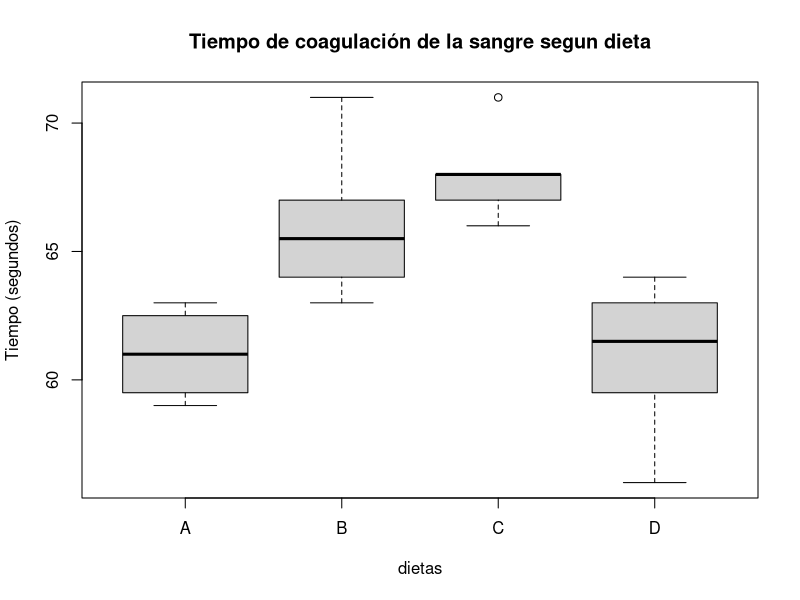

Write the R code that produced this figure. (Note: this script raises an error after producing the figure.)
A <- c(62,60,63,59)
B <- c(63,67,71,64,65,66)
C <- c(68,66,71,67,68,68)
D <- c(56,62,60,61,63,64,63,59)

resultado <- c(A,B,C,D)
dietas <- c(rep("A",length(A)),
            rep("B",length(B)),
            rep("C",length(C)),
            rep("D",length(D)))

misdatos <- data.frame(dietas,resultado)

boxplot(resultado~dietas,misdatos, main="Tiempo de coagulación de la sangre segun dieta", ylab="Tiempo (segundos)")

# ANOVA
anova1 <- aov(resultado~dietas,misdatos)
summary(anova1)

# global Effect and Treatment Effect
mu.est <- mean(misdatos$resultado)
mean_treatment <-  aggregate(resultado~dietas,misdatos,mean)
effect_treatment <-  aggregate(resultado~dietas,misdatos,function(x){mean(x)-mu.est})
mu.est
effect_treatment

# Treatment Effect with a reference Level
round(coefficients(anova1),2)

# Changing Reference Level
misdatos$dietas <- relevel(misdatos$dietas,ref="B")
anova1 <- aov(resultado~dietas,misdatos)
summary(anova1)
round(coefficients(anova1),2)

#================================================
# DBCA
#================================================
 res <- c(13,16,5,22,24,4,18,17,1,39,44,22)
 factor <- c(1,2,3,1,2,3,1,2,3,1,2,3)
 bloque <- c(1,1,1,2,2,2,3,3,3,4,4,4)

 length(res)
 length(factor)
 length(bloque)
 
 boxplot(res~factor,midata, main="Retardo en el crecimiento de bacterias", 
         ylab="Tiempo (segundos)",
         xlab="Factor: Soluciones de lavado")
 boxplot(res~bloque,midata, main="Retardo en el crecimiento de bacterias", 
         ylab="Tiempo (segundos)",
         xlab="Bloques: Días")
 
 # Interacciones
 interaction.plot(midata$factor,midata$bloque,midata$res,
                  xlab="Factor: Soluciones de lavado",
                  ylab="Tiempo (segundos)",
                  leg.legend="Bloque")
 
 #Opt1
 midata <- data.frame(factor,bloque,res)
 anova1 <- aov(res~as.factor(factor)+as.factor(bloque),midata)
 summary(anova1)
 
 #Opt2
 midata <- data.frame(factor=as.factor(factor),bloque=as.factor(bloque),res)
 anova1 <- aov(res~factor+bloque,midata)
 summary(anova1)
 
 # global Effect and Treatment Effect
 mu.est <- mean(midata$res)
 mean_treatment <-  aggregate(res~factor,midata,mean)
 effect_treatment <-  aggregate(res~factor,midata,function(x){mean(x)-mu.est})
 effect_block <-  aggregate(res~bloque,midata,function(x){mean(x)-mu.est})
 mu.est
 effect_treatment
 effect_block
 
 #Effects with control treatment
 round(coefficients(anova1),4)
 
 
 